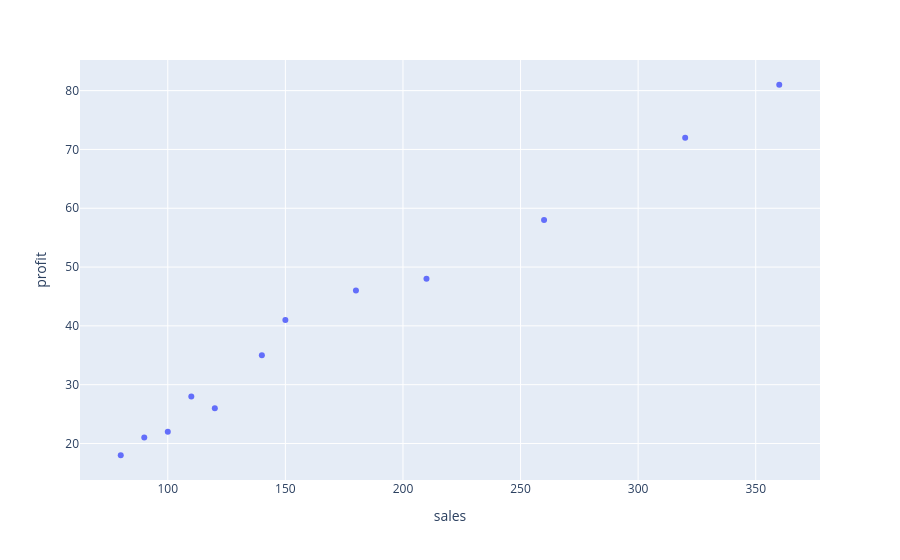

Notebook code for this chart:
### Code cell
fig = px.scatter(
    df,
    x='sales',
    y='profit',
    hover_name='product'
)

fig.show()

### Figure 1 — Plotly figure (JSON) as saved in the notebook; plotly's stock layout.template omitted (floating-point values rounded to 4 significant figures)
{"data": [{"hovertemplate": "<b>%{hovertext}</b><br><br>sales=%{x}<br>profit=%{y}<extra></extra>", "hovertext": ["노트북", "모니터", "키보드", "마우스", "태블릿", "헤드셋", "웹캠", "스피커", "SSD", "공유기", "스마트폰", "충전기"], "legendgroup": "", "marker": {"color": "#636efa", "symbol": "circle"}, "mode": "markers", "name": "", "orientation": "v", "showlegend": false, "x": [320, 210, 150, 110, 260, 140, 90, 120, 180, 100, 360, 80], "xaxis": "x", "y": [72, 48, 41, 28, 58, 35, 21, 26, 46, 22, 81, 18], "yaxis": "y", "type": "scatter"}], "layout": {"xaxis": {"anchor": "y", "domain": [0.0, 1.0], "title": {"text": "sales"}}, "yaxis": {"anchor": "x", "domain": [0.0, 1.0], "title": {"text": "profit"}}, "legend": {"tracegroupgap": 0}, "margin": {"t": 60}}}
